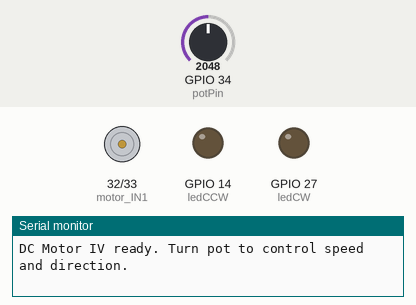
Recording of a sketch running on a simulated ESP32. On the bench: motor-driver pin pairs drawn as motors (green arrow = first pin HIGH = forward, orange = second pin HIGH = backward, longer = more drive, scaled by the enable pin), output pins drawn as LEDs (lit = HIGH), the last lines printed to the serial monitor. The test bench sets the inputs (shaded band); at power-on: GPIO 34 (potPin) = 2048.

Above: at 3.2 s.
3.3 s: GPIO 34 (potPin) set to 2204
4.8 s: GPIO 34 (potPin) set to 2315
At 5.8 s:
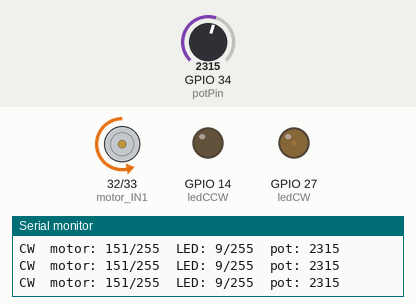
6.3 s: GPIO 34 (potPin) set to 1228
At 7.3 s:
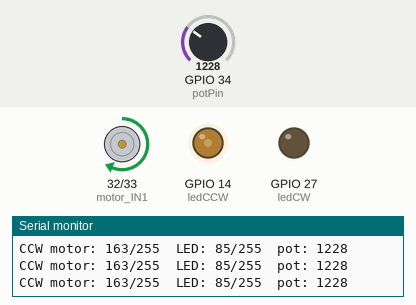
7.8 s: GPIO 34 (potPin) set to 491
At 8.2 s:
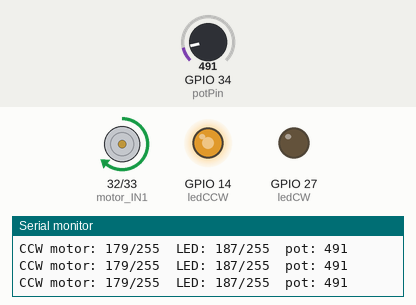
9.3 s: GPIO 34 (potPin) set to 2866
At 9.7 s:
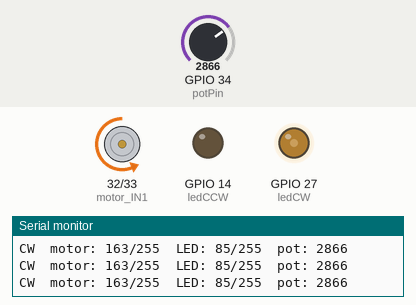
10.8 s: GPIO 34 (potPin) set to 3603
At 11.8 s:
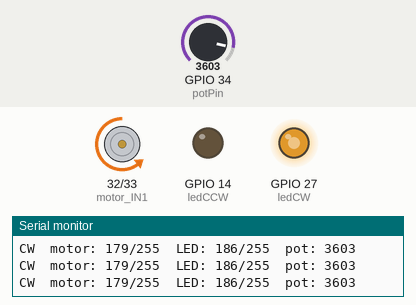
Timing chart, 0 to 13.3 s (numbered marks = the images above; inputs shaded):
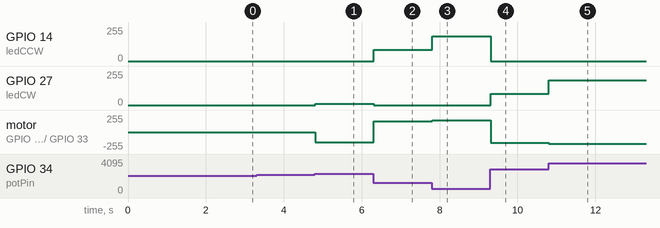

The sketch:

DC_Motor_IV_ESP32.ino
```cpp
/*
  ╔═══════════════════════════════════════════════════════════════════════════╗
  ║        DC MOTOR IV  —  Potentiometer Joystick Speed & Direction           ║
  ║                        ESP32 WROVER Version                               ║
  ║               Using L293D H-Bridge Motor Driver IC                       ║
  ║                                                                           ║
  ║  What this sketch does:                                                   ║
  ║  A single potentiometer controls both speed AND direction —               ║
  ║  like a joystick for the motor.                                          ║
  ║                                                                           ║
  ║  Centre position  → motor stopped                                        ║
  ║  Turn RIGHT of centre → clockwise, faster as you go further right        ║
  ║  Turn LEFT of centre  → counter-clockwise, faster as you go further left ║
  ║                                                                           ║
  ║  CW LED  (GPIO 27) — lit when spinning CW,  brightness = speed           ║
  ║  CCW LED (GPIO 14) — lit when spinning CCW, brightness = speed           ║
  ╚═══════════════════════════════════════════════════════════════════════════╝

  ┌─────────────────────────────────────────────────────────────────────────┐
  │  HARDWARE REQUIRED                                                       │
  │  • Freenove ESP32-WROVER-DEV + GPIO Extension Board                      │
  │  • L293D H-Bridge Motor Driver IC                                        │
  │  • Small DC motor                                                        │
  │  • 1× potentiometer (10kΩ typical)                                      │
  │  • 2× LEDs  (CW and CCW direction indicators)                           │
  │  • 2× 220Ω resistors  (one per LED)                                     │
  └─────────────────────────────────────────────────────────────────────────┘

  ┌─────────────────────────────────────────────────────────────────────────┐
  │  WIRING GUIDE                                                            │
  │                                                                          │
  │  POTENTIOMETER                                                           │
  │    Left leg          ──► GND rail                                        │
  │    Wiper (middle leg) ──► GPIO 34                                        │
  │    Right leg         ──► 3.3V rail                                       │
  │                                                                          │
  │    The pot doesn't need to be on the breadboard — use port-to-pin       │
  │    jumper cables directly from the pot legs to GPIO 34, 3.3V and GND.   │
  │                                                                          │
  │  DIRECTION LEDs  (same as DC Motor III)                                 │
  │    CW  LED: GPIO 27 ──► 220Ω ──► LED long leg ──► LED short leg ──► GND rail │
  │    CCW LED: GPIO 14 ──► 220Ω ──► LED long leg ──► LED short leg ──► GND rail │
  │                                                                          │
  │  MOTOR CONTROL  (L293D H-Bridge — same as DC Motor I, II, III)         │
  │  GPIO 32  ──────►  IN1  (pin 2)   — direction control A                 │
  │  GPIO 33  ──────►  IN2  (pin 7)   — direction control B                 │
  │  GPIO 23  ──────►  EN1  (pin 1)   — enable + speed (PWM signal)         │
  │  GND      ──────►  GND  (pins 4, 5, 12, 13)                             │
  │  OUT1 (pin 3)  ───► Motor terminal A                                     │
  │  OUT2 (pin 6)  ───► Motor terminal B                                     │
  │  VCC1 (pin 16) ──► breadboard 3.3V rail  (L293D logic power)            │
  │  VCC2 (pin 8)  ──► breadboard 5V rail    (motor coil power)             │
  │                    ⚠️  VCC2 must be 5V — motor won't run on 3.3V.       │
  │                                                                          │
  │  ⚠️  POWER NOTE: run the motor from the extension board barrel jack      │
  │     (7–9V wall adapter), not USB alone. USB can't supply enough current  │
  │     for the motor at speed and will cause the board to reset.            │
  │     Plug USB in first (to get serial port), then plug in the barrel jack.│
  └─────────────────────────────────────────────────────────────────────────┘

  ┌─────────────────────────────────────────────────────────────────────────┐
  │  HOW THE POT JOYSTICK WORKS                                             │
  │                                                                          │
  │  The pot gives a value from 0 (full left) to 4095 (full right).         │
  │  The centre is approximately 2048.                                       │
  │                                                                          │
  │  We split the range into three zones:                                   │
  │                                                                          │
  │  0 ────────── 1848 ┃ dead zone ┃ 2248 ────────── 4095                  │
  │  ◄── CCW faster ──►┃  STOPPED  ┃◄─── CW faster ──►                     │
  │                                                                          │
  │  In the dead zone (around centre): motor stops.                         │
  │  Outside the dead zone: the further from centre, the faster it goes.   │
  └─────────────────────────────────────────────────────────────────────────┘

  ┌─────────────────────────────────────────────────────────────────────────┐
  │  DIRECTION LOGIC TABLE (H-Bridge truth table)                           │
  │                                                                          │
  │  IN1 (GPIO 32) │ IN2 (GPIO 33) │ Motor behaviour                        │
  │  ──────────────┼───────────────┼──────────────────────────              │
  │  LOW           │ HIGH          │ Spins CLOCKWISE                         │
  │  HIGH          │ LOW           │ Spins COUNTER-CLOCKWISE                 │
  │  LOW           │ LOW           │ Coasts to a stop  (freewheels)          │
  │                                                                          │
  │  EN1 (GPIO 23, PWM): 0 = stopped   ~170 = slow   ~190 = safe maximum   │
  └─────────────────────────────────────────────────────────────────────────┘

  ┌─────────────────────────────────────────────────────────────────────────┐
  │  ESP32 WROVER vs ARDUINO UNO — WHAT CHANGED AND WHY                     │
  │                                                                          │
  │  Arduino Uno used analogWrite(pin, value) for PWM.                      │
  │  ESP32 Arduino core v3 does support analogWrite() as a compatibility    │
  │  function — but it defaults to 1kHz, which is audible as a high-pitched │
  │  whine from the motor coils.                                             │
  │                                                                          │
  │  Instead we use LEDC (LED Control), the ESP32's native PWM peripheral:  │
  │    ledcAttach(pin, freq, resolution)  — set up PWM on a GPIO pin        │
  │    ledcWrite(pin, value)              — set duty cycle  (0–255)         │
  │                                                                          │
  │  We set motor PWM to 30kHz — above human hearing — so the motor runs    │
  │  silently. LED PWM runs at 5kHz which is plenty for smooth dimming.     │
  │                                                                          │
  │  analogRead(pin) works on ESP32 the same as Arduino — but returns       │
  │  0–4095 (12-bit) instead of 0–1023 (10-bit on Uno).                    │
  └─────────────────────────────────────────────────────────────────────────┘
*/


// ─────────────────────────────────────────────────────────────────────────────
// PIN DEFINITIONS
// ─────────────────────────────────────────────────────────────────────────────
const int potPin       = 34;   // Potentiometer wiper — input only ADC pin
const int ledCW        = 27;   // Clockwise indicator LED
const int ledCCW       = 14;   // Counter-clockwise indicator LED
const int motor_IN1    = 32;   // L293D direction control A
const int motor_IN2    = 33;   // L293D direction control B
const int motor_ENABLE = 23;   // L293D enable + speed (PWM)


// ─────────────────────────────────────────────────────────────────────────────
// LEDC PWM SETTINGS
// ─────────────────────────────────────────────────────────────────────────────
const int motorPwmFreq  = 30000;   // 30kHz — silent motor operation
const int ledPwmFreq    = 5000;    // 5kHz  — smooth LED dimming
const int pwmResolution = 8;       // 8-bit: 0–255


// ─────────────────────────────────────────────────────────────────────────────
// POT JOYSTICK SETTINGS
//
// POT_CENTRE: the ADC value when the pot is in the middle (approx 2048).
// POT_DEAD:   how far either side of centre counts as "stopped".
//             Increase this if the motor creeps when the pot is centred.
// SPEED_MIN:  lowest PWM value that reliably overcomes motor friction.
// SPEED_MAX:  safe ceiling over USB power. Raise if using external power.
// ─────────────────────────────────────────────────────────────────────────────
const int POT_CENTRE = 2048;
const int POT_DEAD   = 200;    // Dead zone: centre ± 200 counts
const int SPEED_MIN  = 150;
const int SPEED_MAX  = 190;


// ═════════════════════════════════════════════════════════════════════════════
//  SETUP
// ═════════════════════════════════════════════════════════════════════════════
void setup() {

  // Let the power rail stabilise before the motor starts.
  delay(2000);

  Serial.begin(115200);

  // ── Motor direction pins ──────────────────────────────────────────────────
  pinMode(motor_IN1, OUTPUT);
  pinMode(motor_IN2, OUTPUT);
  digitalWrite(motor_IN1, LOW);
  digitalWrite(motor_IN2, LOW);

  // ── LED pins — explicitly LOW to prevent floating at startup ──────────────
  pinMode(ledCW,  OUTPUT);
  pinMode(ledCCW, OUTPUT);
  digitalWrite(ledCW,  LOW);
  digitalWrite(ledCCW, LOW);

  // ── LEDC PWM ──────────────────────────────────────────────────────────────
  ledcAttach(motor_ENABLE, motorPwmFreq, pwmResolution);
  ledcWrite(motor_ENABLE, 0);

  ledcAttach(ledCW,  ledPwmFreq, pwmResolution);
  ledcAttach(ledCCW, ledPwmFreq, pwmResolution);
  ledcWrite(ledCW,  0);
  ledcWrite(ledCCW, 0);

  Serial.println("DC Motor IV ready. Turn pot to control speed and direction.");
}


// ═════════════════════════════════════════════════════════════════════════════
//  LOOP
// ═════════════════════════════════════════════════════════════════════════════
void loop() {

  // ── Read pot ──────────────────────────────────────────────────────────────
  int potValue = analogRead(potPin);
  // potValue is 0–4095. Centre (~2048) = stopped.

  int deviation = potValue - POT_CENTRE;
  // deviation > 0 means pot is right of centre → CW
  // deviation < 0 means pot is left of centre  → CCW
  // abs(deviation) tells us how far from centre = how fast

  if (abs(deviation) <= POT_DEAD) {
    // ── DEAD ZONE: stopped ────────────────────────────────────────────────
    ledcWrite(motor_ENABLE, 0);
    digitalWrite(motor_IN1, LOW);
    digitalWrite(motor_IN2, LOW);
    ledcWrite(ledCW,  0);
    ledcWrite(ledCCW, 0);

  } else if (deviation > 0) {
    // ── RIGHT OF CENTRE: clockwise ────────────────────────────────────────
    int absDeviation = deviation;

    // Motor speed: maps pot position to the safe PWM range for the motor.
    int speed = map(absDeviation, POT_DEAD, POT_CENTRE, SPEED_MIN, SPEED_MAX);
    speed = constrain(speed, SPEED_MIN, SPEED_MAX);

    // LED brightness: maps the same pot position to the full 0–255 range.
    // This gives a wide visual sweep even though the motor speed range is narrow.
    int brightness = map(absDeviation, POT_DEAD, POT_CENTRE, 0, 255);
    brightness = constrain(brightness, 0, 255);

    digitalWrite(motor_IN1, LOW);
    digitalWrite(motor_IN2, HIGH);
    ledcWrite(motor_ENABLE, speed);
    ledcWrite(ledCW,  brightness);
    ledcWrite(ledCCW, 0);

    Serial.print("CW  motor: ");
    Serial.print(speed);
    Serial.print("/255  LED: ");
    Serial.print(brightness);
    Serial.print("/255  pot: ");
    Serial.println(potValue);

  } else {
    // ── LEFT OF CENTRE: counter-clockwise ────────────────────────────────
    int absDeviation = abs(deviation);

    int speed = map(absDeviation, POT_DEAD, POT_CENTRE, SPEED_MIN, SPEED_MAX);
    speed = constrain(speed, SPEED_MIN, SPEED_MAX);

    int brightness = map(absDeviation, POT_DEAD, POT_CENTRE, 0, 255);
    brightness = constrain(brightness, 0, 255);

    digitalWrite(motor_IN1, HIGH);
    digitalWrite(motor_IN2, LOW);
    ledcWrite(motor_ENABLE, speed);
    ledcWrite(ledCW,  0);
    ledcWrite(ledCCW, brightness);

    Serial.print("CCW motor: ");
    Serial.print(speed);
    Serial.print("/255  LED: ");
    Serial.print(brightness);
    Serial.print("/255  pot: ");
    Serial.println(potValue);
  }

  delay(20);   // Small delay to avoid flooding the serial monitor
}
```

Measured:
- the behaviour switches between 2248 and 2249 on GPIO 34 (potPin) (found by bisection; images 0 and 1)
- after the input at 3.3 s, every drawn part: stays the same
- after the input at 4.8 s, GPIO 27 (ledCW): 0/255 → 9/255 at once; motor on GPIO 32 (motor_IN1) / GPIO 33 (motor_IN2): stopped → backward 150/255 at once
- after the input at 6.3 s, GPIO 14 (ledCCW): 0/255 → 85/255 at once; GPIO 27 (ledCW): 9/255 → 0/255 at once; motor on GPIO 32 (motor_IN1) / GPIO 33 (motor_IN2): backward 150/255 → forward 162/255 at once
- after the input at 7.8 s, GPIO 14 (ledCCW): 85/255 → 186/255 at once; motor on GPIO 32 (motor_IN1) / GPIO 33 (motor_IN2): forward 162/255 → forward 178/255 at once
- after the input at 9.3 s, GPIO 14 (ledCCW): 186/255 → 0/255 at once; GPIO 27 (ledCW): 0/255 → 85/255 at once; motor on GPIO 32 (motor_IN1) / GPIO 33 (motor_IN2): forward 178/255 → backward 162/255 at once
- after the input at 10.8 s, GPIO 27 (ledCW): 85/255 → 185/255 at once; motor on GPIO 32 (motor_IN1) / GPIO 33 (motor_IN2): backward 162/255 → backward 178/255 at once
